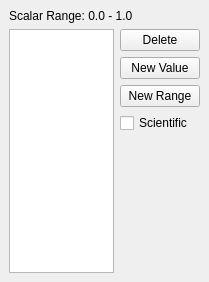
<ui version="4.0" >
 <author></author>
 <comment></comment>
 <exportmacro></exportmacro>
 <class>pqSampleScalarWidget</class>
 <widget class="QWidget" name="pqSampleScalarWidget" >
  <property name="geometry" >
   <rect>
    <x>0</x>
    <y>0</y>
    <width>209</width>
    <height>282</height>
   </rect>
  </property>
  <property name="windowTitle" >
   <string>Form</string>
  </property>
  <layout class="QVBoxLayout" >
   <property name="margin" >
    <number>9</number>
   </property>
   <property name="spacing" >
    <number>6</number>
   </property>
   <item>
    <widget class="QLabel" name="ScalarRange" >
     <property name="text" >
      <string>Scalar Range: 0.0 - 1.0</string>
     </property>
    </widget>
   </item>
   <item>
    <layout class="QHBoxLayout" >
     <property name="margin" >
      <number>0</number>
     </property>
     <property name="spacing" >
      <number>6</number>
     </property>
     <item>
      <widget class="QListView" name="Values" >
       <property name="editTriggers" >
        <set>QAbstractItemView::DoubleClicked|QAbstractItemView::EditKeyPressed|QAbstractItemView::NoEditTriggers|QAbstractItemView::SelectedClicked</set>
       </property>
      </widget>
     </item>
     <item>
      <layout class="QVBoxLayout" >
       <property name="margin" >
        <number>0</number>
       </property>
       <property name="spacing" >
        <number>6</number>
       </property>
       <item>
        <widget class="QPushButton" name="Delete" >
         <property name="enabled" >
          <bool>true</bool>
         </property>
         <property name="toolTip" >
          <string>Delete selected values from the current set</string>
         </property>
         <property name="text" >
          <string>Delete</string>
         </property>
        </widget>
       </item>
       <item>
        <widget class="QPushButton" name="NewValue" >
         <property name="toolTip" >
          <string>Add a single value to the current set</string>
         </property>
         <property name="statusTip" >
          <string>Add a single value to the current set.</string>
         </property>
         <property name="text" >
          <string>New Value</string>
         </property>
        </widget>
       </item>
       <item>
        <widget class="QPushButton" name="NewRange" >
         <property name="toolTip" >
          <string>Add a single value to the current set</string>
         </property>
         <property name="statusTip" >
          <string>Add a single value to the current set.</string>
         </property>
         <property name="text" >
          <string>New Range</string>
         </property>
        </widget>
       </item>
       <item>
        <widget class="QCheckBox" name="ScientificNotation" >
         <property name="text" >
          <string>Scientific</string>
         </property>
        </widget>
       </item>
       <item>
        <spacer>
         <property name="orientation" >
          <enum>Qt::Vertical</enum>
         </property>
         <property name="sizeHint" >
          <size>
           <width>20</width>
           <height>40</height>
          </size>
         </property>
        </spacer>
       </item>
      </layout>
     </item>
    </layout>
   </item>
  </layout>
 </widget>
 <pixmapfunction></pixmapfunction>
 <resources/>
 <connections/>
</ui>
